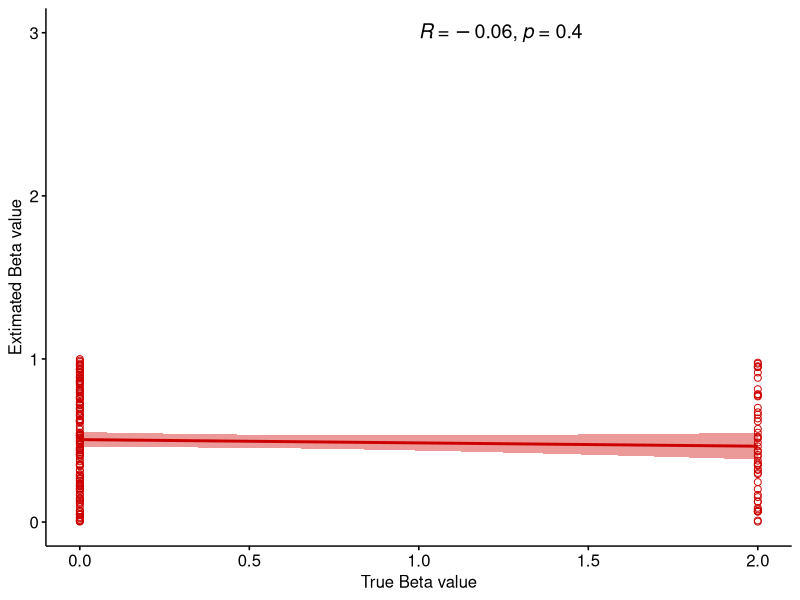
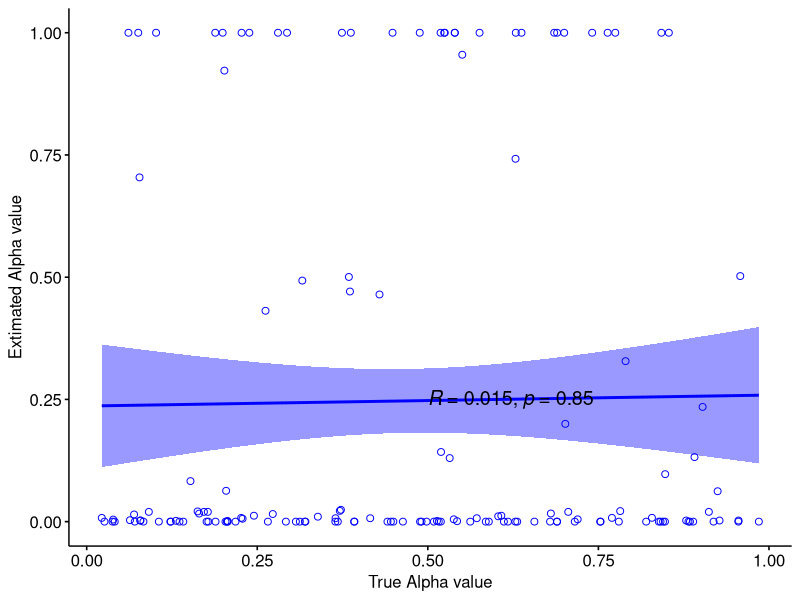
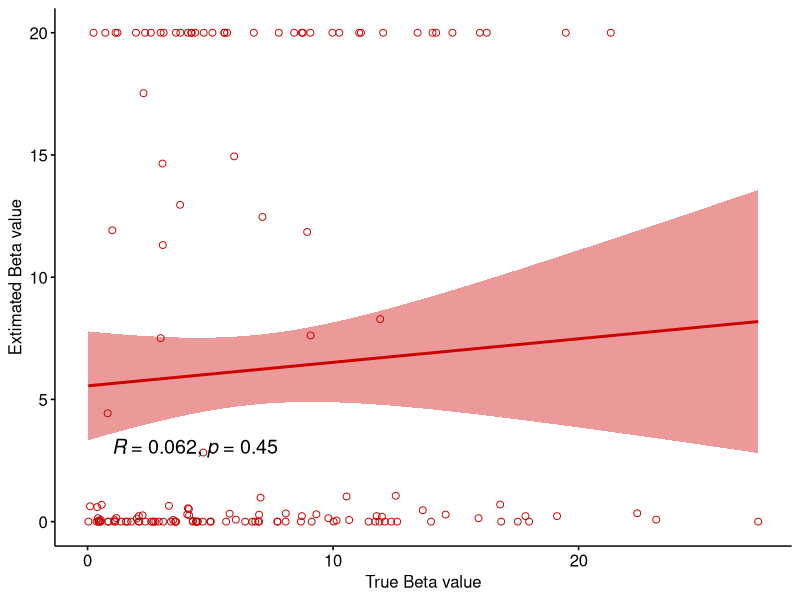
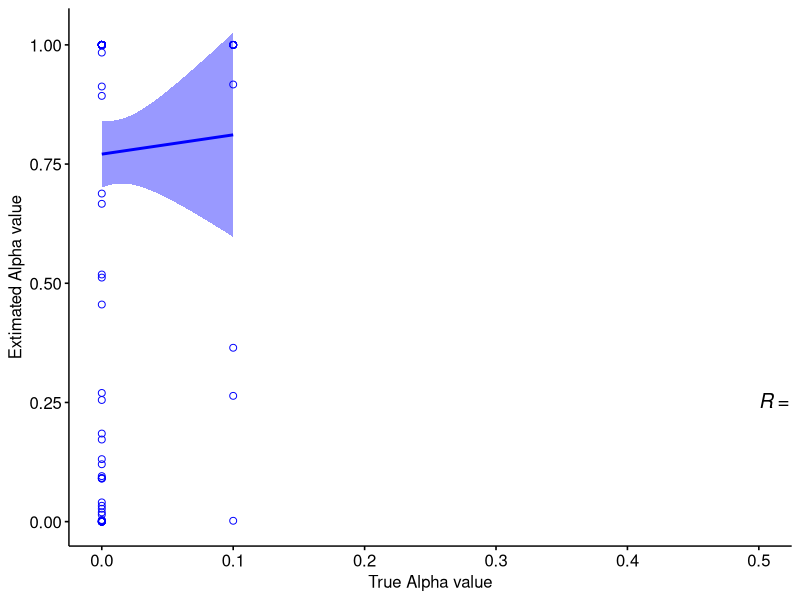
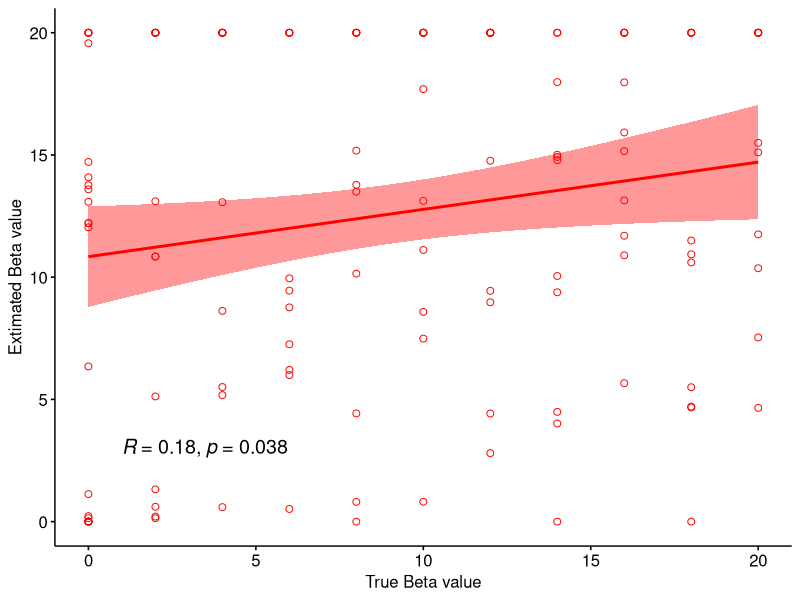
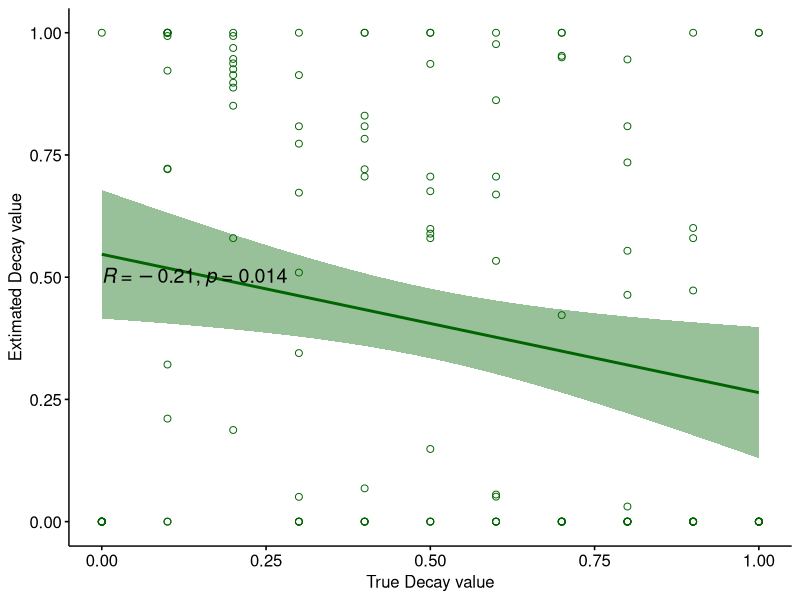
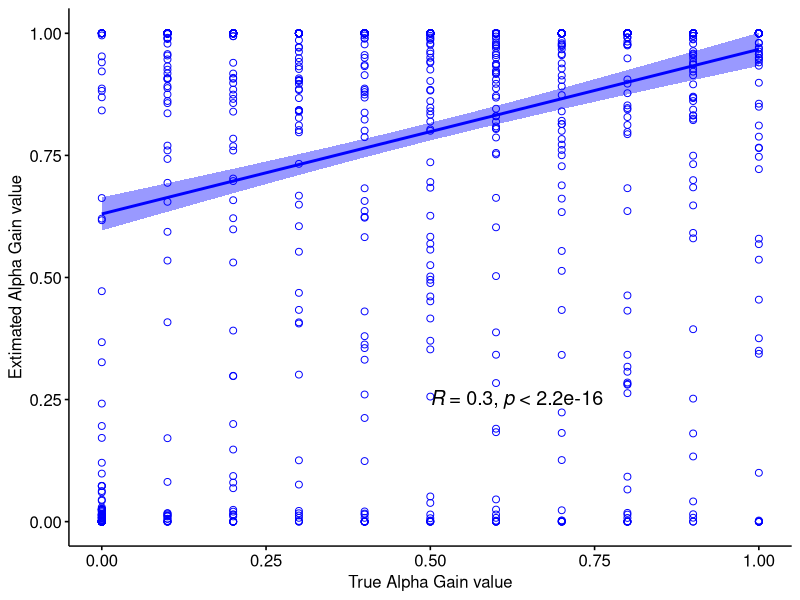
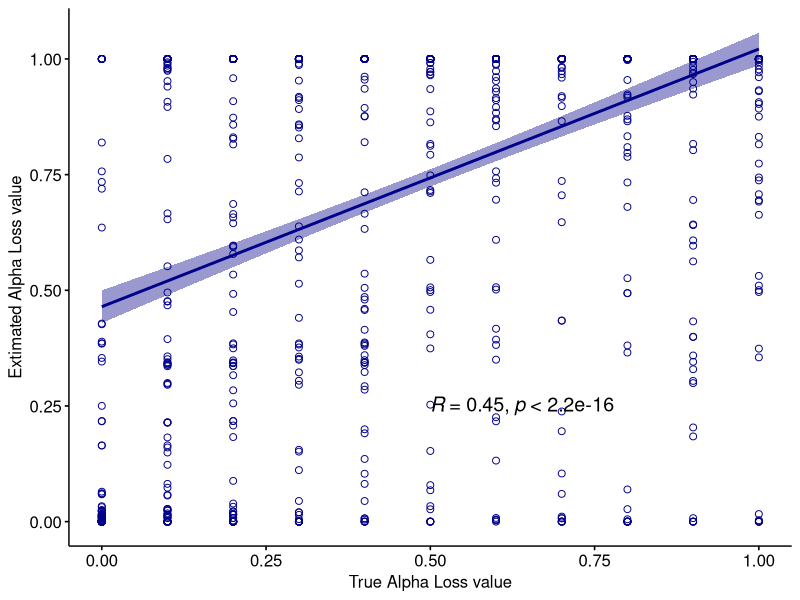

Write the R code that produced these figures, in order.
# model parameter recovery
# 3.11.21 kls

# init ####
# load required packages
library(here)
library(tidyverse)
library(ggpubr)

# load source functions

# set hard-coded variables

# baseline model - done ####
# read data in
bld <- read.csv(here::here('output', 'simulation', 'sim_baseline_model_data.csv'))
blf <- read.csv(here::here('output', 'simulation', 'sim_baseline_model_fits.csv'))
bld <- bld[which(bld$Trial == 1),] 
# clean up and merge 
bld <- rename(bld, trueBeta = Beta)
blf <- rename(blf, estBeta = beta)
bl <- merge(bld[5:6], blf, by = 'Subject')
rm(bld, blf)
# graph
ggscatter(bl, x = 'trueBeta', y = 'estBeta', shape = 1, color = 'red3', 
          add = 'reg.line', conf.int = TRUE, 
          cor.coef = TRUE, cor.method = 'pearson', cor.coef.coord = c(1, 3), cor.coef.size = 5,
          xlab = 'True Beta value', ylab = 'Extimated Beta value')


# 1a model - done ####
# read data in
ad <- read.csv(here::here('output', 'simulation', 'sim_1alpha_model_data.csv'))
af <- read.csv(here::here('output', 'simulation', 'sim_1alpha_model_fits.csv'))
ad <- ad[which(ad$Trial == 1), ] # 1a model
# clean up and merge 
ad <- rename(ad, trueBeta = Beta, trueAlpha = Alpha)
af <- rename(af, estBeta = beta, estAlpha = alpha)
a1 <- merge(ad[5:7], af, by = 'Subject')
rm(ad, af)
#graph
ggscatter(a1, x = 'trueAlpha', y = 'estAlpha', shape = 1, color = 'blue', 
          add = 'reg.line', conf.int = TRUE, 
          cor.coef = TRUE, cor.method = 'pearson', cor.coef.coord = c(.5, .25), cor.coef.size = 5,
          xlab = 'True Alpha value', ylab = 'Extimated Alpha value')

ggscatter(a1, x = 'trueBeta', y = 'estBeta', shape = 1, color = 'red3', 
          add = 'reg.line', conf.int = TRUE, 
          cor.coef = TRUE, cor.method = 'pearson', cor.coef.coord = c(1, 3), cor.coef.size = 5,
          xlab = 'True Beta value', ylab = 'Extimated Beta value')


# 1a decay model - done ####
# read in data
add <- read.csv(here::here('output', 'simulation', 'sim_1alpha_decay_model_data.csv'))
add <- add[which(add$Trial == 1), ] # 1a decay model
adf <- read.csv(here::here('output', 'simulation', 'sim_1alpha_decay_model_fits.csv'))
# clean up and merge 
add <- rename(add, trueBeta = Beta, trueAlpha = Alpha, trueDecay = Decay)
adf <- rename(adf, estBeta = beta, estAlpha = alpha, estDecay = decay)
a1d <- merge(add[5:8], adf, by = 'Subject')
rm(add, adf)
# graph
ggscatter(a1d, x = 'trueAlpha', y = 'estAlpha', shape = 1, color = 'blue', 
          add = 'reg.line', conf.int = TRUE, 
          cor.coef = TRUE, cor.method = 'pearson', cor.coef.coord = c(.5, .25), cor.coef.size = 5,
          xlab = 'True Alpha value', ylab = 'Extimated Alpha value')

ggscatter(a1d, x = 'trueBeta', y = 'estBeta', shape = 1, color = 'red', 
          add = 'reg.line', conf.int = TRUE, 
          cor.coef = TRUE, cor.method = 'pearson', cor.coef.coord = c(1, 3), cor.coef.size = 5,
          xlab = 'True Beta value', ylab = 'Extimated Beta value')

ggscatter(a1d, x = 'trueDecay', y = 'estDecay', shape = 1, color = 'darkgreen', 
          add = 'reg.line', conf.int = TRUE, 
          cor.coef = TRUE, cor.method = 'pearson', cor.coef.coord = c(0, .5), cor.coef.size = 5,
          xlab = 'True Decay value', ylab = 'Extimated Decay value')

# 2a model - gain loss - done####
# read in data
gld <- read.csv(here::here('output', 'simulation', 'sim_2alpha_model_data.csv'))
gld <- gld[which(gld$Trial == 1), ] # 2a model
glf <- read.csv(here::here('output', 'simulation', 'sim_2alpha_model_fit.csv'))
# clean up and merge
gld <- rename(gld, trueBeta = Beta, trueAlphaGain = Alpha_gain, trueAlphaLoss = Alpha_loss)
glf <- rename(glf, estBeta = beta, estAlphaGain = a_gain, estAlphaLoss = a_loss)
gll <- merge(gld[c(6, 1:3)], glf, by = 'Subject')
rm(gld, glf)

# graph
ggscatter(gll, x = 'trueAlphaGain', y = 'estAlphaGain', shape = 1, color = 'blue', 
          add = 'reg.line', conf.int = TRUE, 
          cor.coef = TRUE, cor.method = 'pearson', cor.coef.coord = c(.5, .25), cor.coef.size = 5,
          xlab = 'True Alpha Gain value', ylab = 'Extimated Alpha Gain value')

ggscatter(gll, x = 'trueAlphaLoss', y = 'estAlphaLoss', shape = 1, color = 'blue4', 
          add = 'reg.line', conf.int = TRUE, 
          cor.coef = TRUE, cor.method = 'pearson', cor.coef.coord = c(.5, .25), cor.coef.size = 5,
          xlab = 'True Alpha Loss value', ylab = 'Extimated Alpha Loss value')

ggscatter(gll, x = 'trueBeta', y = 'estBeta', shape = 1, color = 'red', 
          add = 'reg.line', conf.int = TRUE, 
          cor.coef = TRUE, cor.method = 'pearson', cor.coef.coord = c(1, 3), cor.coef.size = 5,
          xlab = 'True Beta value', ylab = 'Extimated Beta value')

# 2a decay model ####
# read in data
gldd <- read.csv(here::here('output', 'simulation', 'sim_2alpha_decay_model_data.csv'))
gldd <- gldd[which(gldd$Trial == 1),] # 2a with decay
gldf <- read.csv(here::here('output', 'simulation', 'sim_2alpha_decay_model_fit.csv'))
# clean up and merge
gldd <- rename(gldd, trueBeta = Beta, trueAlphaGain = Alpha_gain, trueAlphaLoss = Alpha_loss, trueDecay = Decay)
gldf <- rename(gldf, estBeta = beta, estAlphaGain = a_gain, estAlphaLoss = a_loss, estDecay = decay)
gldl <- merge(gldd[c(7, 1:3, 5)], gldf, by = 'Subject')
rm(gldd, gldf)
# graph
ggscatter(gldl, x = 'trueAlphaGain', y = 'estAlphaGain', shape = 1, color = 'blue', 
          add = 'reg.line', conf.int = TRUE, 
          cor.coef = TRUE, cor.method = 'pearson', cor.coef.coord = c(.5, .25), cor.coef.size = 5,
          xlab = 'True Alpha Gain value', ylab = 'Extimated Alpha Gain value')

ggscatter(gldl, x = 'trueAlphaLoss', y = 'estAlphaLoss', shape = 1, color = 'blue4', 
          add = 'reg.line', conf.int = TRUE, 
          cor.coef = TRUE, cor.method = 'pearson', cor.coef.coord = c(.5, .25), cor.coef.size = 5,
          xlab = 'True Alpha Loss value', ylab = 'Extimated Alpha Loss value')

ggscatter(gldl, x = 'trueBeta', y = 'estBeta', shape = 1, color = 'red', 
          add = 'reg.line', conf.int = TRUE, 
          cor.coef = TRUE, cor.method = 'pearson', cor.coef.coord = c(1, 3), cor.coef.size = 5,
          xlab = 'True Beta value', ylab = 'Extimated Beta value')

ggscatter(gldl, x = 'trueDecay', y = 'estDecay', shape = 1, color = 'darkgreen', 
          add = 'reg.line', conf.int = TRUE, 
          cor.coef = TRUE, cor.method = 'pearson', cor.coef.coord = c(0, .5), cor.coef.size = 5,
          xlab = 'True Decay value', ylab = 'Extimated Decay value')
# 2a prior model ####
# read in data
glpd <- read.csv(here::here('output', 'simulation', 'sim_2alpha_with_priors_model_data.csv'))
# clean up and merge
# graph

